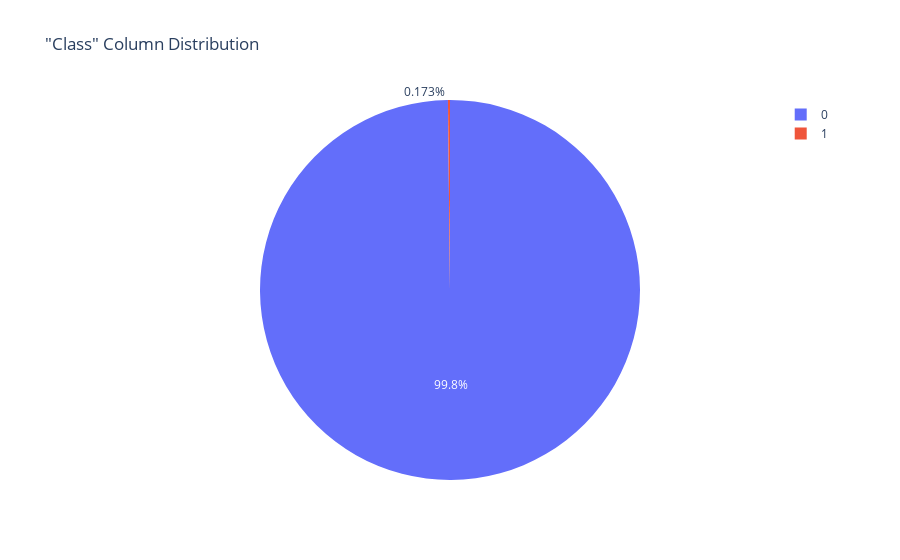

The code cell stored with this chart in its notebook:
### Code cell
fig = px.pie(df, values = df['Class'].value_counts(), 
             names = (df['Class'].value_counts()).index, 
             title = '"Class" Column Distribution')
fig.show()

### Figure 1 — Plotly figure (JSON) as saved in the notebook; plotly's stock layout.template omitted (floating-point values rounded to 4 significant figures)
{"data": [{"domain": {"x": [0, 1], "y": [0, 1]}, "hovertemplate": "label=%{label}<br>value=%{value}<extra></extra>", "labels": [0, 1], "legendgroup": "", "name": "", "showlegend": true, "type": "pie", "values": [284315, 492]}], "layout": {"autosize": true, "legend": {"tracegroupgap": 0}, "title": {"text": "\"Class\" Column Distribution"}}}
